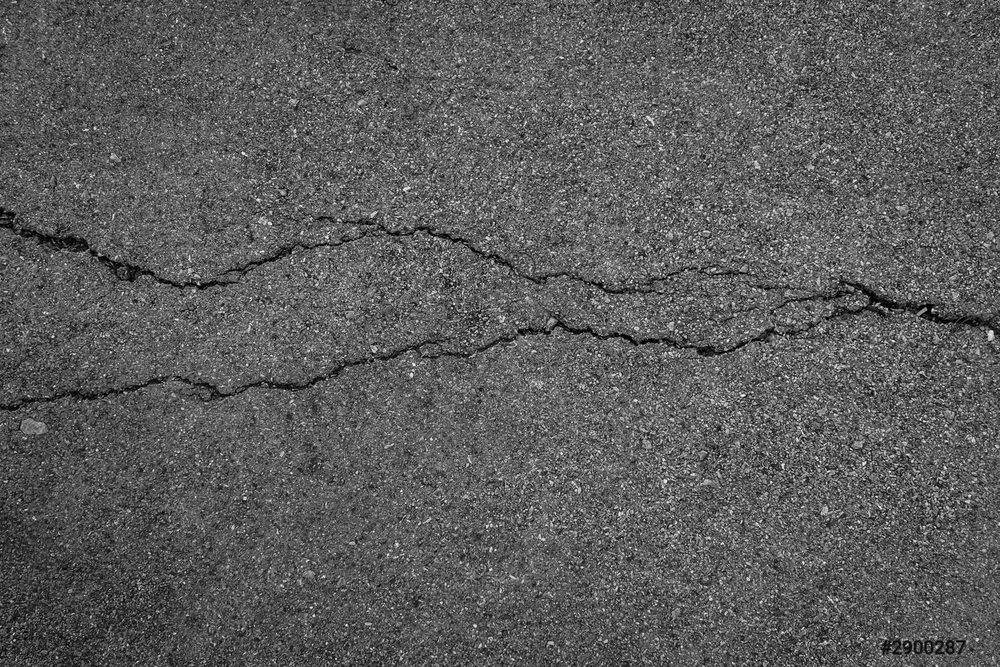
//> input picture lab_albertomorsels/Lab 5 Segmentation-20240415/Asphalt cracks/Asphalt-3.png, 1000 x 667 px, shrunk from 1500 x 1000 before the run, given in place of Asphalt-3.png.png, which was not available
$ ./task1 'Asphalt cracks/Asphalt-3.png'   (built with g++ and OpenCV 4)
//> lines starting //> are read from the running program, lines starting //| are printed output that depends on the picture; pictures that were not available may be replaced by others from this repository, and a replacement may not be noted

/*
Task 1
Write a program that segments cracks in the asphalt. You can choose one of the
segmentation techniques discussed in the course, or find a new one available in OpenCV. To
assess the generality of your approach, test your algorithm on the three images provided -
the two segments are: crack vs non-crack. Every pixel of the image shall belong to one of
the two categories.
*/

#include <opencv2/highgui.hpp>
#include <opencv2/imgproc.hpp>
#include <iostream>

using namespace std;
using namespace cv;

// global variables here ---------------------------
int m_id = 3;
int k_id = 100, n_id = 33;
int c = 3, d = 3;
//--------------------------------------------------

void contrastStretching(const Mat& src, Mat& dst, Point p1, Point p2){
    Mat table(1, 256, CV_8UC1);

    float k1 = (p1.x == 0)            ? 0 : (p1.y)/(p1.x);
    float k2 = ((p2.x - p1.x) == 0)   ? 0 : (p2.y - p1.y)/(p2.x - p1.x);
    float k3 = ((255 - p2.x) == 0)    ? 0 : (255.0f - p2.y)/(255.0f - p2.x);

    for(int r=0; r<256; ++r){
        if (r <= p1.x)                  {table.at<uchar>(r) = k1 * r;}
        else if (r > p1.x && r <= p2.x) {table.at<uchar>(r) = k2 * (r-p1.x) + p1.y;}
        else                            {table.at<uchar>(r) = k3 * (r-p2.x) + p2.y;}
    }

    LUT(src, table, dst);
}

void sauvolaTresh(const Mat& src, Mat& dst, float k, int n){
    dst = src.clone();

    float R = 128.0f;
    int pad = (n-1)/2;
    Scalar mean, std;

    for(int y=0; y<src.rows; ++y){
        for(int x=0; x<src.cols; ++x){
            Mat rect = src(Rect(Point(max(x-pad,0),max(y-pad,0)), Point(min(x+pad,src.cols), min(y+pad, src.rows))));
            meanStdDev(rect, mean, std);
            float treshold = mean[0] * (1.0f + k * (std[0] / R - 1.0f));
            dst.at<uchar>(y,x) = (float(src.at<uchar>(y,x)) > treshold) ? 0 : 255;
        }
    }
}

bool sortByArea(const pair<int, int>& a, const pair<int, int>& b) {
    return a.second > b.second;
}

void extractLargest(const Mat& src, Mat& dst){

    dst = src.clone();
    Mat labels, stats, centroids;
    int numLabels = connectedComponentsWithStats(src, labels, stats, centroids);

    vector<pair<int, int>> components;
    //ignore background [label=0]
    for (int label = 1; label < numLabels; label++) {
        int area = stats.at<int>(label, CC_STAT_AREA);
        components.push_back(make_pair(label, area));
    }
    sort(components.begin(), components.end(), sortByArea);

    dst.setTo(0);
    //first [d] components
    for (int i = 0; i < min(d, static_cast<int>(components.size())); i++) {
        int label = components[i].first;
        int area = components[i].second;

        dst |= (labels == label);
    }
}

void onTrackbar(int pos, void* userdata){

    Mat* img_ptr = static_cast<Mat*>(userdata);
    Mat img = (*img_ptr).clone();

    int m = (m_id%2==0) ? max(1,m_id-1) : m_id;
    float k = (float(k_id)/100) * (0.5f-0.2f) + 0.2f;
    k = clamp(k, 0.2f, 0.5f);
    int n = (n_id%2==0) ? max(1,n_id-1) : n_id;
    cout << "m:" << m << " k:" << k << " n:" << n << endl;

    medianBlur(img, img, m);
    namedWindow("median blur", WINDOW_NORMAL);
    imshow("median blur", img);

    sauvolaTresh(img, img, k, n);
    namedWindow("local tresholding", WINDOW_NORMAL);
    imshow("local tresholding", img);

    morphologyEx(img, img, MORPH_CLOSE, getStructuringElement(MORPH_ELLIPSE, Size(c,c)));
    namedWindow("closing", WINDOW_NORMAL);
    imshow("closing", img);

    extractLargest(img, img);
    namedWindow("connected domain", WINDOW_NORMAL);
    imshow("connected domain", img);
}

int main(int argc, char** argv){

    if (argc<2) {
        std::cout << "ERROR: missing argument. Pass 1,2 or 3 to select image to process" << std::endl;
        return -1; }

    string path = "Asphalt cracks/Asphalt-" + string(argv[1]) + ".png";
    Mat img = imread(path, IMREAD_ANYCOLOR);
//> img is the input picture: 667 rows x 1000 cols, CV_8UC3; min 0, max 255, mean 92
    if (img.empty()) {
        std::cout << "ERROR: invalid filepath" << std::endl;
        return -1; }

    namedWindow("original", WINDOW_NORMAL);
    imshow("original", img);

    cvtColor(img, img, COLOR_BGR2GRAY);
//> img: 667 rows x 1000 cols, CV_8UC1
    namedWindow("grayscale", WINDOW_NORMAL);
    imshow("grayscale", img);

    equalizeHist(img, img);
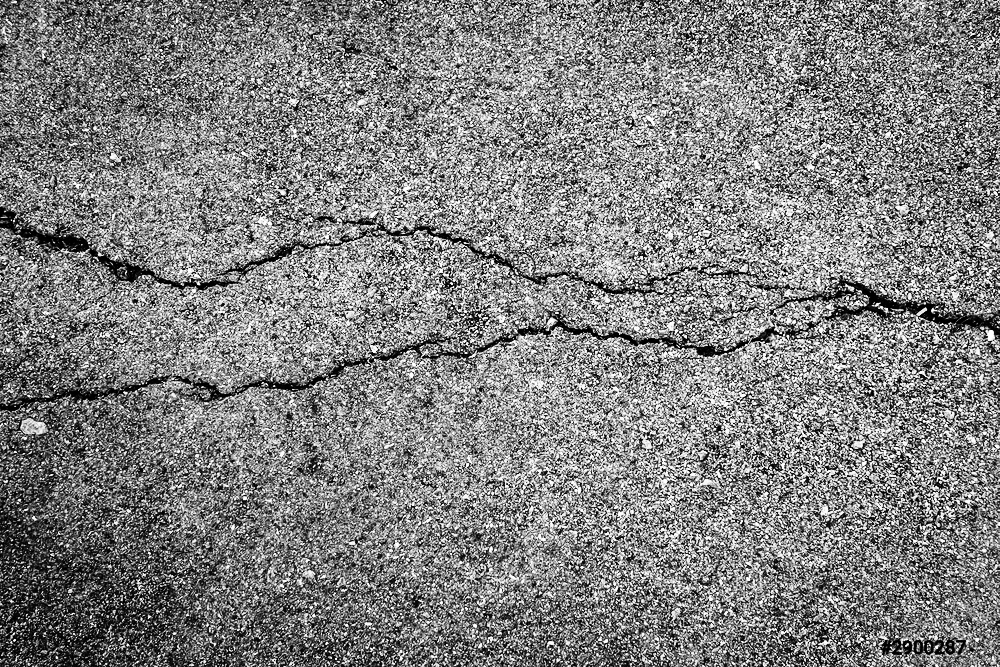
//> img: 667 rows x 1000 cols, CV_8UC1; min 0, max 255, mean 128.6
    namedWindow("histogram equalization", WINDOW_NORMAL);
    imshow("histogram equalization", img);

    contrastStretching(img, img, Point(0,30), Point(20,230));
//> in contrastStretching, `float k1 = (p1.x == 0)            ? 0 : (p1.y)/(p1.x);`: k1 = 0
//> in contrastStretching, `float k2 = ((p2.x - p1.x) == 0)   ? 0 : (p2.y - p1.y)/(p2.x - p1.x);`: k2 = 10
//> in contrastStretching, `float k3 = ((255 - p2.x) == 0)    ? 0 : (255.0f - p2.y)/(255.0f - p2.x);`: k3 = 0.106
//> after the loop in contrastStretching, `for(int r=0; r<256; ++r)`: table = 256 values from 0 to 255
//> in contrastStretching, `LUT(src, table, dst);`:
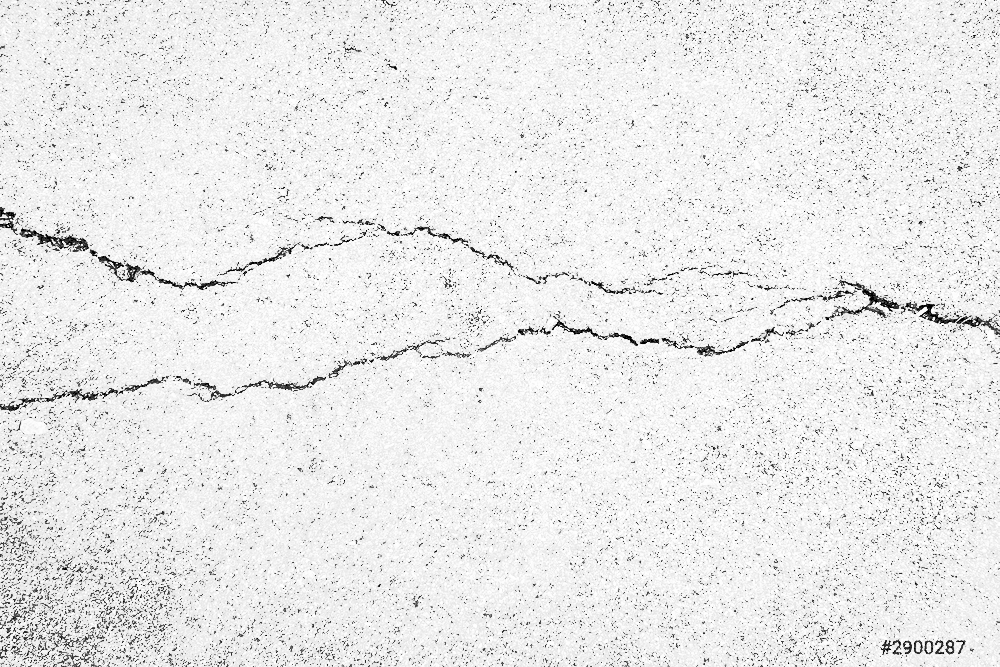
//> src: 667 rows x 1000 cols, CV_8UC1; min 0, max 255, mean 233.6
    namedWindow("seg contrast stretch", WINDOW_NORMAL);
    imshow("seg contrast stretch", img);

    createTrackbar("median", "seg contrast stretch", &m_id, 10, onTrackbar, static_cast<void*>(&img));
    setTrackbarMin("median", "seg contrast stretch", 1);
    createTrackbar("sauvola k", "seg contrast stretch", &k_id, 100, onTrackbar, static_cast<void*>(&img));
    createTrackbar("sauvola n", "seg contrast stretch", &n_id, 100, onTrackbar, static_cast<void*>(&img));
    setTrackbarMin("sauvola n", "seg contrast stretch", 1);
    createTrackbar("closing", "seg contrast stretch", &c, 30, onTrackbar, static_cast<void*>(&img));
    setTrackbarMin("closing", "seg contrast stretch", 1);
    createTrackbar("connected domains", "seg contrast stretch", &d, 30, onTrackbar, static_cast<void*>(&img));
    setTrackbarMin("connected domains", "seg contrast stretch", 1);

    waitKey(0);
//> in onTrackbar, `imshow("median blur", img);`:
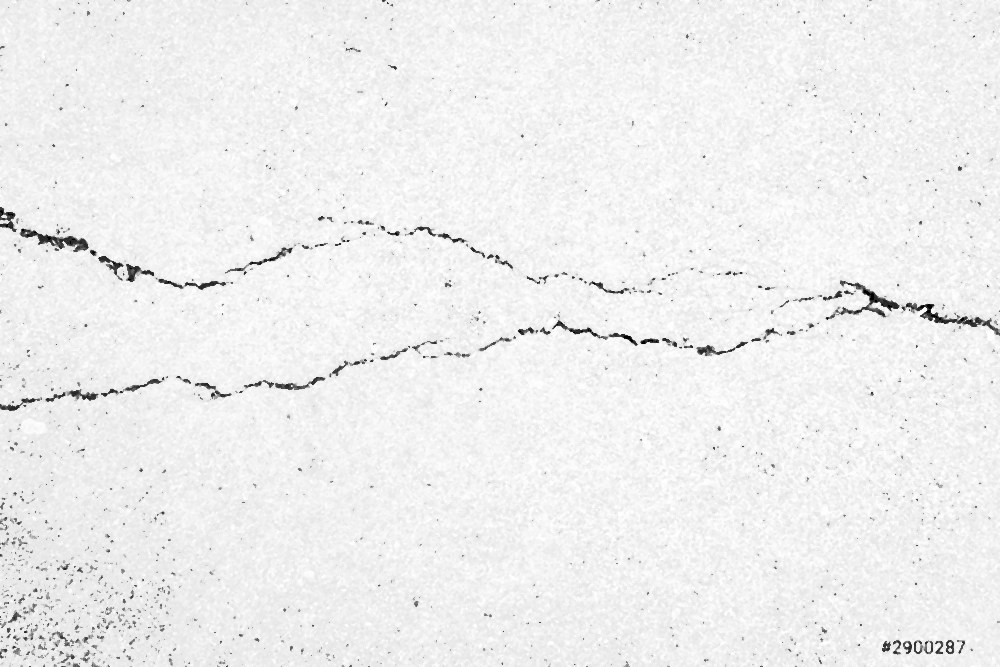
//> window 'median blur': 667 rows x 1000 cols, CV_8UC1; min 0, max 255, mean 238.7
    destroyAllWindows();
    return 0;
}
